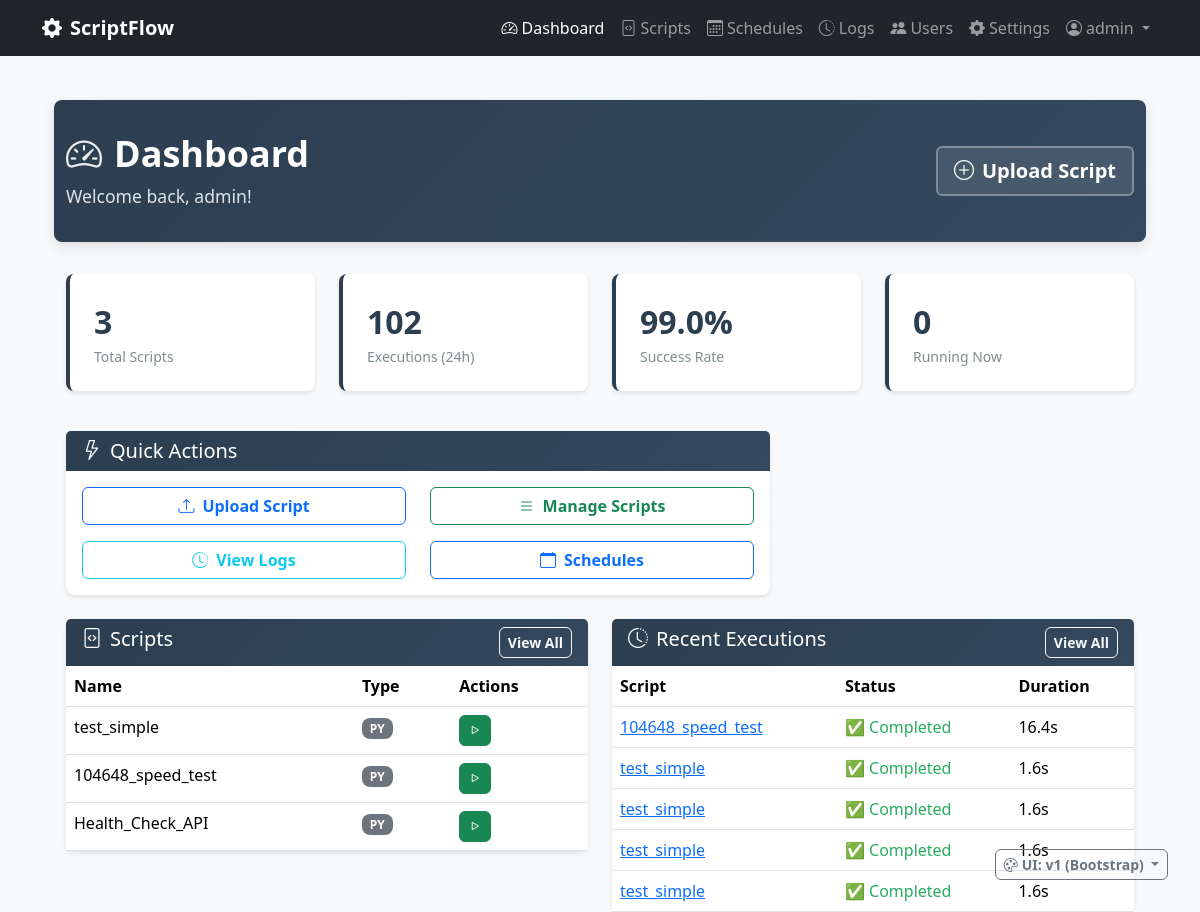
The page /dashboard (signed in) on the database as committed earlier.
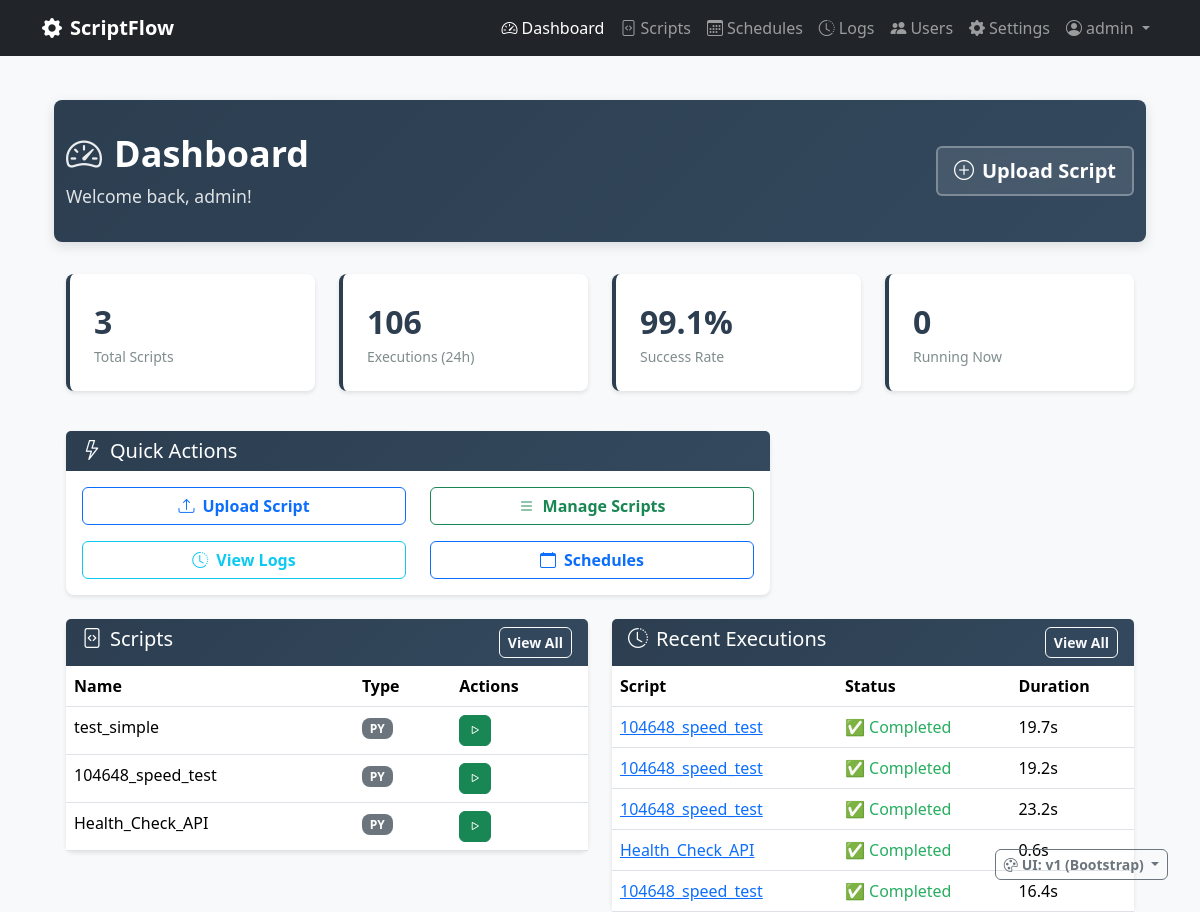
The same page on the database as committed later.
### scriptflow.py (models this page shows, shortened)
class Script(db.Model):
    __tablename__ = 'scripts'
    id = db.Column(db.Integer, primary_key=True)
    name = db.Column(db.String(100), nullable=False)
    description = db.Column(db.Text)
    filename = db.Column(db.String(255), nullable=False)
    file_path = db.Column(db.String(500), nullable=False)
    script_type = db.Column(db.String(10), nullable=False)  # 'py' or 'bat'
    file_size = db.Column(db.Integer)
    created_at = db.Column(db.DateTime, default=datetime.now)
    updated_at = db.Column(db.DateTime, default=datetime.now, onupdate=datetime.now)
    is_active = db.Column(db.Boolean, default=True)
    user_id = db.Column(db.Integer, db.ForeignKey('users.id'), nullable=False)

class Execution(db.Model):
    __tablename__ = 'executions'
    id = db.Column(db.Integer, primary_key=True)
    started_at = db.Column(db.DateTime, default=datetime.now, nullable=False)
    completed_at = db.Column(db.DateTime)
    status = db.Column(db.String(20), default='pending', nullable=False)  # pending, running, completed, failed, timeout
    exit_code = db.Column(db.Integer)
    stdout = db.Column(db.Text)
    stderr = db.Column(db.Text)
    duration_seconds = db.Column(db.Float)
    trigger_type = db.Column(db.String(20), default='manual', nullable=False)  # manual, scheduled, api
    script_id = db.Column(db.Integer, db.ForeignKey('scripts.id'), nullable=False)
    user_id = db.Column(db.Integer, db.ForeignKey('users.id'), nullable=False)
    script = db.relationship('Script', backref='executions')
    @property
    def formatted_duration(self):
        if not self.duration_seconds:
            return "N/A"
        if self.duration_seconds < 60:
            return f"{self.duration_seconds:.1f}s"
        else:
            minutes = int(self.duration_seconds // 60)
            seconds = int(self.duration_seconds % 60)
            return f"{minutes}m {seconds}s"
    @property
    def status_icon(self):
        icons = {
            'pending': '⏳',
            'running': '🔄',  # Emoji simples que funciona bem
            'completed': '✅',
            'failed': '❌',
            'timeout': '⏰',
            'cancelled': '🛑'
        }
        return icons.get(self.status, '❓')
    @property
    def status_color(self):
        colors = {
            'pending': 'secondary',
            'running': 'running',  # Usar classe CSS personalizada com animação
            'completed': 'success',
            'failed': 'danger',
            'timeout': 'warning',
            'cancelled': 'danger'
        }
        return colors.get(self.status, 'secondary')

### scriptflow.py (the view)
@app.route('/dashboard')
@login_required
def dashboard():
    scripts_query = Script.query.filter_by(is_active=True)
    user_scripts = apply_user_data_filter(scripts_query).all()
    executions_query = Execution.query
    recent_executions = apply_user_data_filter(executions_query)\
        .order_by(Execution.started_at.desc())\
        .limit(5).all()
    total_scripts = len(user_scripts)
    executions_24h_query = Execution.query.filter(
        Execution.started_at >= datetime.now() - timedelta(days=1)
    )
    executions_24h = apply_user_data_filter(executions_24h_query).count()
    successful_24h_query = Execution.query.filter(
        Execution.started_at >= datetime.now() - timedelta(days=1),
        Execution.status == 'completed',
        Execution.exit_code == 0
    )
    successful_24h = apply_user_data_filter(successful_24h_query).count()
    success_rate = round((successful_24h / executions_24h * 100) if executions_24h > 0 else 100, 1)
    stats = {
        'total_scripts': total_scripts,
        'executions_24h': executions_24h,
        'success_rate_24h': success_rate,
        'running_count': len(running_processes)
    }
    return render_template(UIVersionManager.get_template_path('dashboard.html'),
                         scripts=user_scripts,
                         recent_executions=recent_executions,
                         stats=stats)

### config/ui_version.py (called while the page is built)
    @classmethod
    def get_ui_version(cls):
        if request and request.args.get('ui') in ['v1', 'v2']:
            ui_version = request.args.get('ui')
            if session:
                session['ui_version'] = ui_version
            return ui_version
        if session and 'ui_version' in session:
            return session['ui_version']
        env_version = os.environ.get('UI_VERSION', '').lower()
        if env_version in ['v1', 'v2']:
            return env_version
        return cls.DEFAULT_VERSION

    @classmethod
    def get_template_path(cls, template_name):
        ui_version = cls.get_ui_version()
        return f"{ui_version}/{template_name}"

    @classmethod
    def is_modern_ui(cls):
        return cls.get_ui_version() == cls.MODERN_VERSION

### scriptflow.py (called while the page is built)
@app.context_processor
def inject_ui_version():
    try:
        return {
            'ui_info': UIVersionManager.get_ui_display_info(),
            'ui_version': UIVersionManager.get_ui_version(),
            'is_modern_ui': UIVersionManager.is_modern_ui()
        }
    except:
        return {
            'ui_info': {},
            'ui_version': 'v1',
            'is_modern_ui': False
        }

### templates/v1/dashboard.html (shortened to what the changed rows need)
{% extends "v1/base.html" %}
{% block content %}
<div class="container-fluid">
    <div class="page-header">
        <div class="container">
            <div class="row align-items-center">
                <div class="col">
                    <h1>
                        <i class="bi bi-speedometer2"></i>Dashboard
                    </h1>
                </div>
            </div>
        </div>
    </div>
    <div class="container">
        <div class="row mb-4">
            <div class="col-md-3 mb-3">
                <div class="stats-card">
                    <p class="stats-number">{{ stats.executions_24h }}</p>
                    <p class="stats-label">Executions (24h)</p>
                </div>
            </div>
            <div class="col-md-3 mb-3">
                <div class="stats-card">
                    <p class="stats-number">{{ stats.success_rate_24h }}%</p>
                    <p class="stats-label">Success Rate</p>
                </div>
            </div>
        </div>
        <div class="row">
            <div class="col-md-6">
                <div class="card">
                    <div class="card-body p-0">
                        {% if scripts %}
                            <div class="table-responsive">
                                <table class="table table-hover mb-0">
                                    <thead>
                                        <tr>
                                            <th>Name</th>
                                            <th>Type</th>
                                            <th>Actions</th>
                                        </tr>
                                    </thead>
                                    <tbody>
                                        {% for script in scripts[:5] %}
                                        <tr>
                                            <td>{{ script.name }}</td>
                                            <td><span class="badge bg-secondary">{{ script.script_type.upper() }}</span></td>
                                            <td>
                                                <form method="POST" action="{{ url_for('execute_script', script_id=script.id) }}" class="d-inline">
                                                    <button type="submit" class="btn btn-sm btn-success" title="Execute">
                                                        <i class="bi bi-play"></i>
                                                    </button>
                                                </form>
                                            </td>
                                        </tr>
                                        {% endfor %}
                                    </tbody>
                                </table>
                            </div>
                        {% else %}
                            <div class="p-4 text-center">
                                <i class="bi bi-file-code text-muted" style="font-size: 3rem;"></i>
                                <p class="text-muted mt-2">No scripts yet</p>
                                <a href="{{ url_for('upload_script') }}" class="btn btn-primary">Upload First Script</a>
                            </div>
                        {% endif %}
                    </div>
                </div>
            </div>
            <div class="col-md-6">
                <div class="card">
                    <div class="card-body p-0">
                        {% if recent_executions %}
                            <div class="table-responsive">
                                <table class="table table-hover mb-0">
                                    <thead>
                                        <tr>
                                            <th>Script</th>
                                            <th>Status</th>
                                            <th>Duration</th>
                                        </tr>
                                    </thead>
                                    <tbody>
                                        {% for execution in recent_executions %}
                                        <tr>
                                            <td>
                                                <a href="{{ url_for('view_execution', execution_id=execution.id) }}">
                                                    {{ execution.script.name if execution.script else 'Unknown' }}
                                                </a>
                                            </td>
                                            <td>
                                                <span class="status-{{ execution.status_color }}">
                                                    {{ execution.status_icon }} {{ execution.status|title }}
                                                </span>
                                            </td>
                                            <td>{{ execution.formatted_duration }}</td>
                                        </tr>
                                        {% endfor %}
                                    </tbody>
                                </table>
                            </div>
                        {% else %}
                            <div class="p-4 text-center">
                                <i class="bi bi-clock-history text-muted" style="font-size: 3rem;"></i>
                                <p class="text-muted mt-2">No executions yet</p>
                            </div>
                        {% endif %}
                    </div>
                </div>
            </div>
        </div>
    </div>
</div>
{% endblock %}

Rows that differ between the two databases and show on the page:
no longer on this page (row unchanged): Execution: script "test_simple", status_icon "✅", status "Completed", formatted_duration "1.6s"
no longer on this page (row unchanged): Execution: script "test_simple", status_icon "✅", status "Completed", formatted_duration "1.6s"
no longer on this page (row unchanged): Execution: script "test_simple", status_icon "✅", status "Completed", formatted_duration "1.6s"
no longer on this page (row unchanged): Execution: script "test_simple", status_icon "✅", status "Completed", formatted_duration "1.6s"
added Execution: script "104648_speed_test", status_icon "✅", status "Completed", formatted_duration "19.7s"
added Execution: script "104648_speed_test", status_icon "✅", status "Completed", formatted_duration "19.2s"
added Execution: script "104648_speed_test", status_icon "✅", status "Completed", formatted_duration "23.2s"
added Execution: script "Health_Check_API", status_icon "✅", status "Completed", formatted_duration "0.6s"
Other text that changed with them:
{{ stats.executions_24h }}: "102" → "106"
{{ stats.success_rate_24h }}: "99.0" → "99.1"
